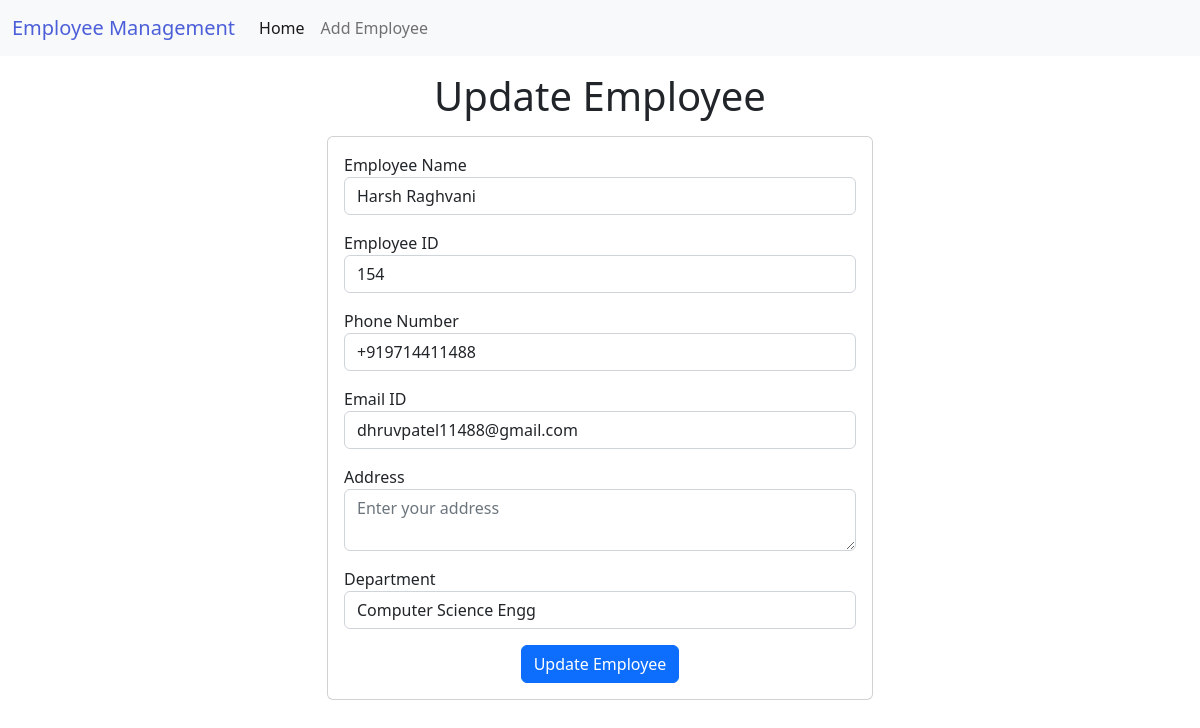
Page /Empmanage/update_emp/8 on the earlier database version.
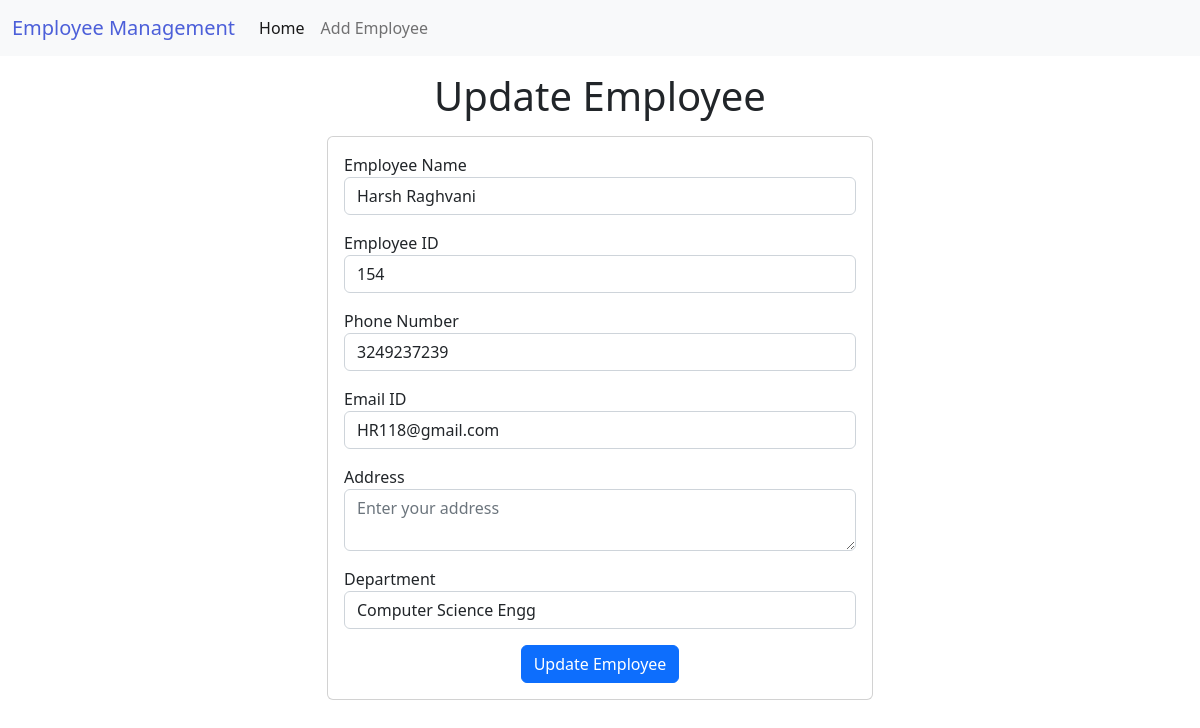
Same page on the later database version.
### empmanage/models.py (models this page shows)
class Details(models.Model):
    name=models.CharField(max_length=200)
    emp_id=models.CharField(max_length=20)
    email=models.CharField(max_length=50)
    phone=models.CharField(max_length=10)
    address=models.CharField(max_length=200)
    department=models.CharField(max_length=20)

### empmanage/views.py (the view, shortened to what this page needs)
# urls.py: path('update_emp/<int:emp_id>',views.update_emp,name='updateemp')
def update_emp(request,emp_id):
    emp=Details.objects.get(pk=emp_id)
    print(emp)
    context={'emp':emp}
    return render(request,'empmanage/UpdateEmployee.html',context)

### empmanage/templates/empmanage/UpdateEmployee.html (shortened to what this page needs)
<!doctype html>
<html lang="en">
  <head>
    <link href="https://cdn.jsdelivr.net/npm/bootstrap@5.2.0-beta1/dist/css/bootstrap.min.css" rel="stylesheet">
  </head>
  <body>
    {%include 'empmanage/navbar.html'%}
    <h1 class="text-center my-3">Update Employee</h1>
    <div class="container" >
      <div class="row">
        <div class="col-md-6 offset-md-3">
          <div class="card">
            <div class="card-body">
              <form action="{% url 'updateemp' emp.id %}" method="POST">
                <div class="mb-3">
                  <label for="name">Employee Name</label>
                  <input type="text" class="form-control" name="emp_name" id="name" value="{{emp.name}}"  placeholder="Enter Employee Name">
                </div>
                <div class="mb-3">
                  <label for="id">Employee ID</label>
                  <input type="text" class="form-control" name="emp_id" id="id" value="{{emp.emp_id}}" placeholder="Enter Employee ID">
                </div>
                <div class="mb-3">
                  <label for="phone">Phone Number</label>
                  <input type="tel" class="form-control" name="phone" id="phone" value="{{emp.phone}}" placeholder="Enter Phone Number">
                </div>
                <div class="mb-3">
                  <label for="email">Email ID</label>
                  <input type="email" class="form-control" name="email" id="email" value="{{emp.email}}" placeholder="Enter your email id">
                </div>
                <div class="mb-3">
                  <label for="address">Address</label>
                  <textarea class="form-control" name="address" id="address" value="{{emp.address}}" placeholder="Enter your address"></textarea>
                </div>
               <div class="mb-3">
                 <label for="department">Department</label>
                 <select value="{{emp.department}}"  name="department" class="form-control" id="department">
                    <option value="CSE">Computer Science Engg</option>
                  </select>
               </div>
               <div class="container text-center">
                <button class="btn btn-primary" type="submit">Update Employee</button>
               </div>
              </form>
            </div>
          </div>
        </div>
      </div>
    </div>
  </body>
</html>

### empmanage/templates/empmanage/navbar.html (shortened to what this page needs)
{% load static %}
<!doctype html>
<html lang="en">
  <head>
    <link href="https://cdn.jsdelivr.net/npm/bootstrap@5.2.0-beta1/dist/css/bootstrap.min.css" rel="stylesheet">
  </head>
  <body>
    <nav class="navbar navbar-expand-lg bg-light">
      <div class="container-fluid">
        <a class="navbar-brand" href="{% url 'emphome' %}" style="color:#4c5fd9;">Employee Management</a>
        <div class="collapse navbar-collapse" id="navbarSupportedContent">
          <ul class="navbar-nav me-auto mb-2 mb-lg-0">
            <li class="nav-item">
              <a class="nav-link active" aria-current="page" href="{% url 'emphome' %}">Home</a>
            </li>
            <li class="nav-item">
              <a class="nav-link" href="{% url 'addemp' %}">Add Employee</a>
            </li>
          </ul>
        </div>
      </div>
    </nav>
  </body>
</html>

Differences in the rows shown:
changed Details "Harsh Raghvani": phone "+919714411488" → "3249237239"; email "dhruvpatel11488@gmail.com" → "HR118@gmail.com"
